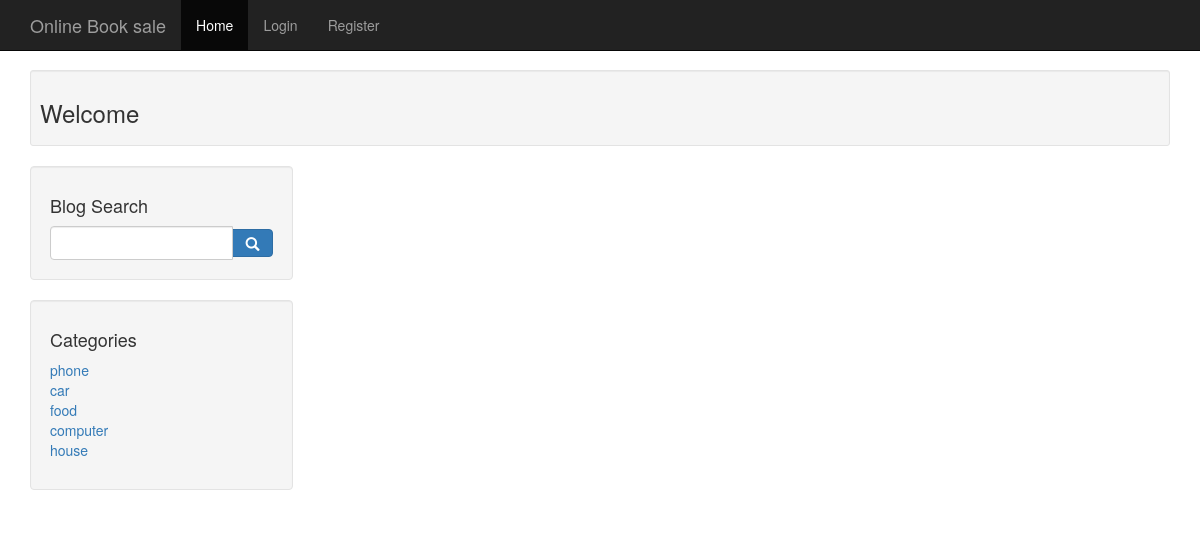
Screenshot of /search.php with the database file from the repository.
### tables this page shows
CREATE TABLE `category` (
  `cat_id` int(11) NOT NULL,
  `cat_name` varchar(20) NOT NULL
);

### sitebar.php (the view)
<div class="well">
<h4>
Blog Search
</h4>
<form action="search.php" method="post">
<div class="input-group">
<input name="search" type="text" class="form-control" />
<span class="input-group-btn">
<button name="submit" class="btn btn-primary btn-md" type="submit">
<span class="glyphicon glyphicon-search"></span>
</button>
</span>
</div>
</form>
</div>
<div class="well">
<h4>
	Categories
</h4>
<div class="row">
<div class="col-sm-12">
<ul class="list-unstyled">
<?php
	$category="select * from category";
	$go_query=mysqli_query($connection,$category);
	while($out=mysqli_fetch_array($go_query))
	{
		$db_cat_id=$out['cat_id'];
		$db_cat_name=$out['cat_name'];
		echo"<li><a href='index.php?cat_id={$db_cat_id}'>{$db_cat_name}</a></li>";
	}
?>
</ul>
</div>
</div>
</div>

### rows the page displays
category: cat_name "phone"
category: cat_name "car"
category: cat_name "food"
category: cat_name "computer"
category: cat_name "house"
